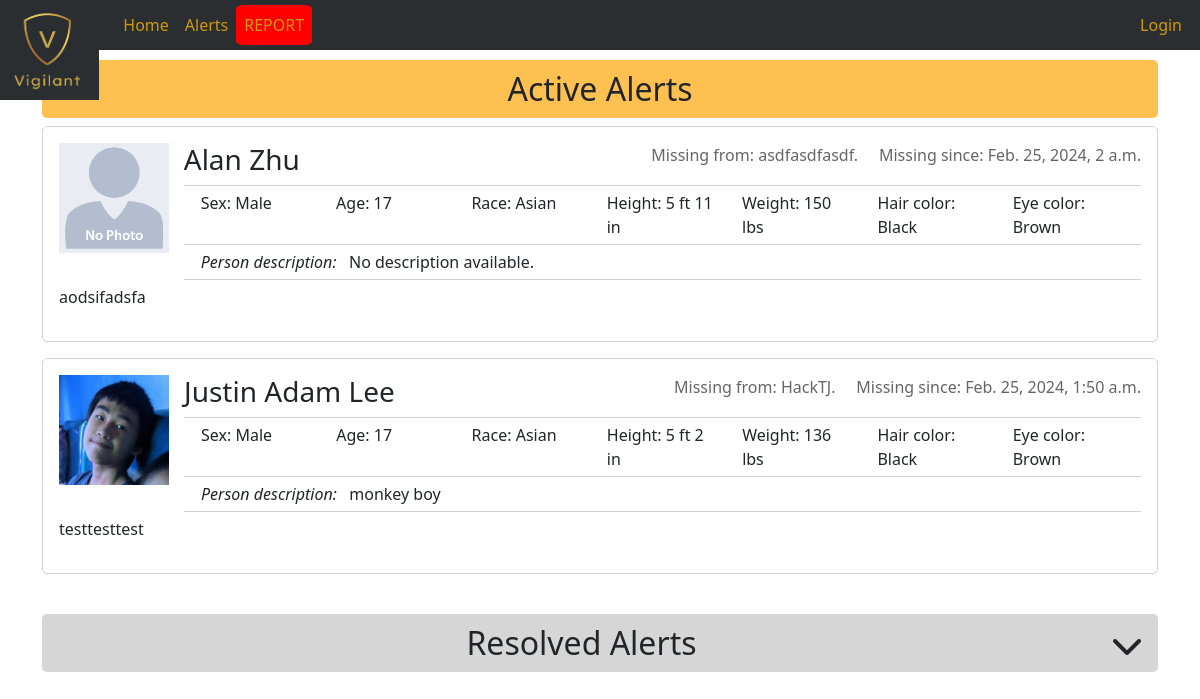
Before: /alerts with the older database file.
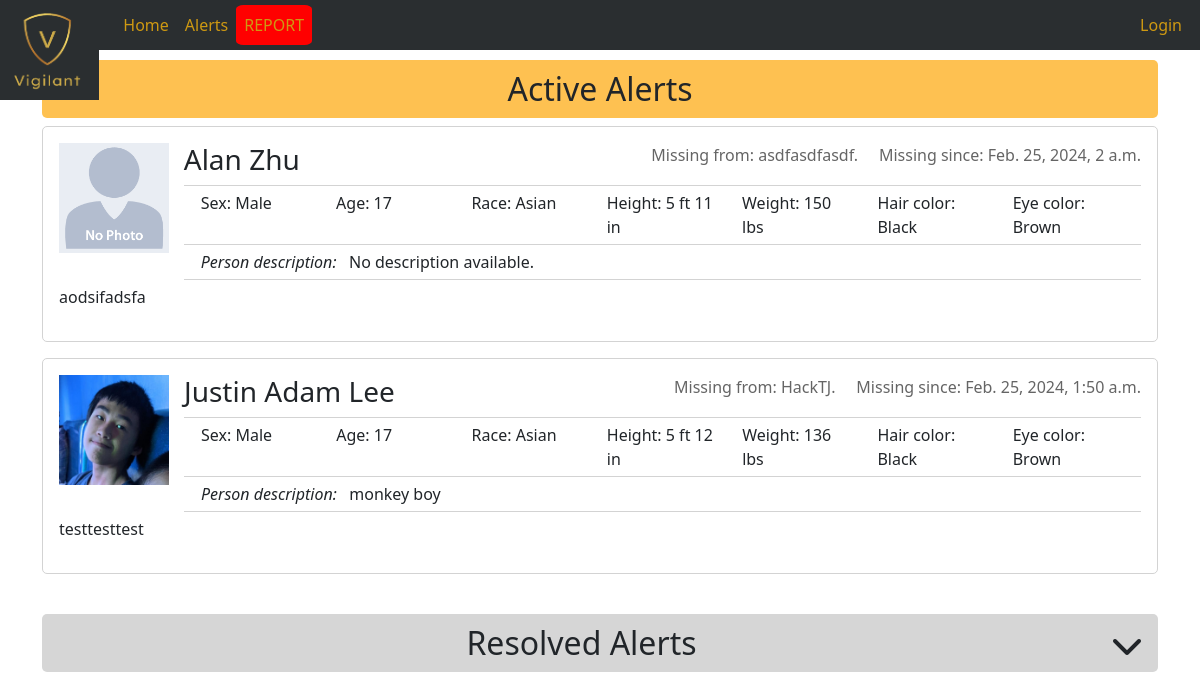
After: the same page with the newer database file.
### web/models.py (models this page shows, shortened)
class Alert(models.Model):
    title = models.CharField(max_length=500)
    description = models.TextField()
    type = models.CharField(choices=[
        ('vigilant', 'Vigilant'),
        ('amber', 'AMBER'),
        ('silver', 'Silver'),
        ('endangered', 'Endangered Missing Person'),
        ('blue', 'Blue'),
        ('camo', 'Camo'),
    ], max_length=255)
    resolved = models.BooleanField(default=False)
    person = models.ForeignKey('Person', on_delete=models.SET_NULL, null=True, blank=True)
    date = models.DateTimeField(null=True, blank=True)
    location = models.CharField(max_length=500, null=True, blank=True)
    contact = models.CharField(max_length=500, null=True, blank=True)
    class Meta:
        ordering = ['-date']

class Person(models.Model):
    first_name = models.CharField(max_length=255, blank=True, null=True)
    middle_name = models.CharField(max_length=255, blank=True, null=True)
    last_name = models.CharField(max_length=255, blank=True, null=True)
    sex = models.CharField(choices=[
        ("male", "Male"),
        ("female", "Female"),
    ], max_length=255, blank=True, null=True)
    race = models.CharField(choices=[
        ("white", "White"),
        ("black", "Black or African American"),
        ("hispanic", "Hispanic or Latino"),
        ("asian", "Asian"),
        ("native", "American Indian or Alaska Native"),
        ("hawaiian", "Native Hawaiian or Other Pacific Islander"),
        ("other", "Other"),
        ("unknown", "Unknown"),
    ], max_length=500, blank=True, null=True)
    date_of_birth = models.DateField(blank=True, null=True)
    height = models.CharField(max_length=255, blank=True, null=True)
    weight = models.CharField(max_length=255, blank=True, null=True)
    hair_color = models.CharField(max_length=255, blank=True, null=True)
    eye_color = models.CharField(max_length=255, blank=True, null=True)
    description = models.TextField(blank=True, null=True)
    photo = models.ImageField(upload_to="static/photos", blank=True, null=True)
    missing = models.BooleanField(default=False)
    @property
    def age(self):
        return (datetime.datetime.now().date() - self.date_of_birth).days // 365
    @property
    def full_name(self):
        return f"{self.first_name}{f' {self.middle_name}' if self.middle_name else ''} {self.last_name}"
    @property
    def photo_url(self):
        if self.photo:
            return self.photo
        return "/static/photos/no-photo.png"

### web/views.py (the view)
# urls.py: path('alerts', alerts_view, name="alerts"),
def alerts_view(request):
    active_alerts = Alert.objects.filter(resolved=False)
    resolved_alerts = Alert.objects.filter(resolved=True)
    return render(request, "alerts.html", {
        "active_alerts": active_alerts,
        "resolved_alerts": resolved_alerts,
    })

### templates/alerts.html (shortened to what this page needs)
{% extends "base.html" %}
{% load static %}
{% block css %}
    <link href="{% static 'alerts.css' %}" rel="stylesheet">
{% endblock %}
{% block body %}
<h2 class="alerts-active center">Active Alerts</h2>
{% for alert in active_alerts %}
    {% include 'alert.html' %}
{% endfor %}
<br>
<h2 class="alerts-resolved center">Resolved Alerts <i class="resolved-arrow fas fa-chevron-down"></i></h2>
{% endblock %}

### templates/alert.html
<div class="alert container">
    <img src={{ alert.person.photo_url }} class="alert-photo" height="110">
    <p class="alert-date">
        Missing from: {{ alert.location }}. &nbsp;&nbsp;&nbsp;
        Missing since: {{ alert.date }}
    </p>
    <h3 class="alert-name">{{ alert.person.full_name }}</h3>
    <div class="alert-person-info">
        <div class="row">
            <div class="col">
                Sex: {{ alert.person.get_sex_display }}
            </div>
            <div class="col">
                Age: {{ alert.person.age }}
            </div>
            <div class="col">
                Race: {{ alert.person.get_race_display }}
            </div>
            <div class="col">
                Height: {{ alert.person.height }}
            </div>
            <div class="col">
                Weight: {{ alert.person.weight }}
            </div>
            <div class="col">
                Hair color: {{ alert.person.hair_color }}
            </div>
            <div class="col">
                Eye color: {{ alert.person.eye_color }}
            </div>
        </div>
    </div>
    <div class="alert-person-description">
        <div class="row">
            <span>
                <i>Person description:</i> &nbsp;
                {% if alert.person.description %}
                    {{ alert.person.description }}
                {% else %}
                    No description available.
                {% endif %}
            </span>
        </div>
    </div>
    <p class="alert-description">{{ alert.description }}</p>
</div>

Changed rows visible on the page:
changed through a linked row, Alert "HackTJ": person.height "5 ft 2 in" → "5 ft 12 in"
